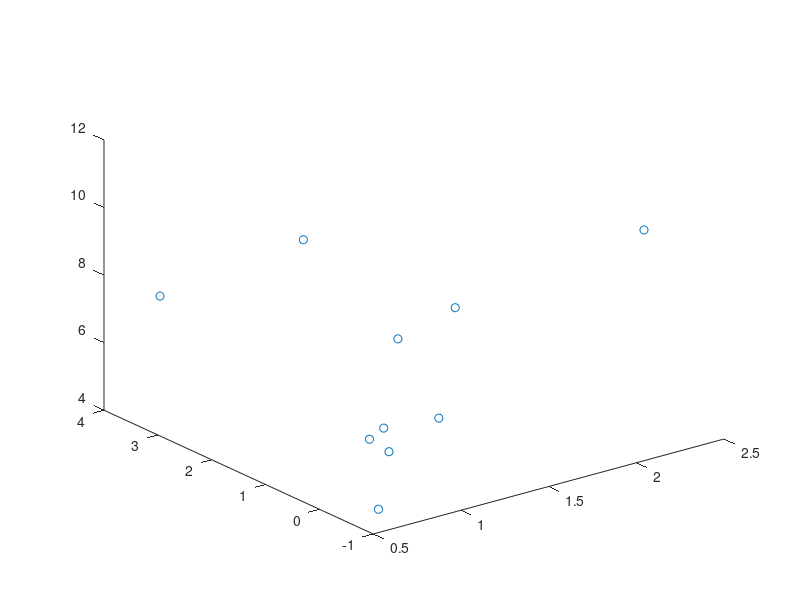
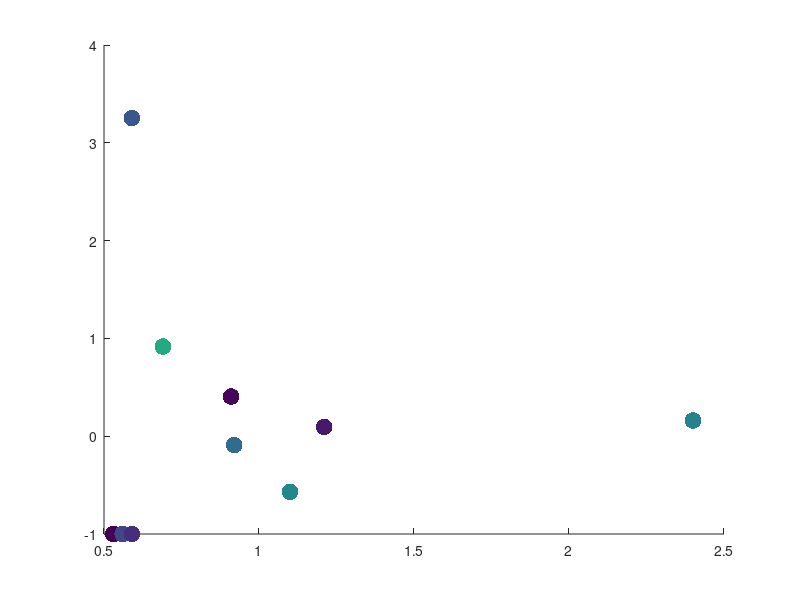

The MATLAB script that drew these images, in order: (Note: this script raises an error after producing the figures.)
clear all;
close all;

% 20P10_Exvivo7, 20P11_Exvivo6, 18P90, 18P93, 20P40, 18P92, 18P94_Exvivo3, 18P95, 17P73, 20P48
width_array = [2.40,      0.91,  1.21,  0.53,  0.56,  0.59,          0.92,  0.59,  1.10,  0.69];
SNR_array =   [9.48,	  5.20,	 5.63,	4.69,  7.05,  6.31,	         8.52,	7.80,  9.54,  11.04];
bias_array = [0.160714286, 0.404761905, 0.094147583, -1, -1, -1, -0.090909091, 3.252873563, -0.568788501, 0.916167665];

invivo_array = [2.60, 1.18, 4.3, 0, 0, 0, 0.7, 3.7, 2.1, 3.2];
gt_array = [2.24	0.84	3.93	1.23	0.56	0.9	0.77	0.87	4.87	1.67];
figure();
p1 = plot3(width_array, bias_array, SNR_array, 'o');

%%
sz = 144;
% figure('Position', [0 100 400 400]);
% p1 = scatter(width_array, SNR_array, sz, bias_array,'filled');

bias_array_v2 = bias_array;
bias_array_v2(bias_array>1) = 1;

% bias_array but to penalize false negative more
bias_array_v3 = bias_array;
bias_array_v3(bias_array == -1) = -5;


figure('Position', [0 100 400 400]);
p1 = scatter(width_array, bias_array, sz, SNR_array, 'filled');
caxis([5 15]);
hold on;
yline([0 0]);

figure('Position', [0 100 400 400]);
p1 = scatter(width_array, abs(bias_array), sz, SNR_array, 'filled');
caxis([5 15]);

%% Inverse proportional fitting
sz = 192;
y = abs(bias_array);
x = width_array;
yfit = @(b,x) b(1)./(x + b(2)) + b(3);  % Objective Function
CF = @(b) sum((y-yfit(b,x)).^2);        % Cost Function
b0 = [1, 0, 0];                      % Initial Parameter Estimates
[B, fv] = fminsearch(CF, b0); 

X = 0.35:0.1:2.5;
figure('Position', [0 100 400 400]);
p1 = scatter(width_array, abs(bias_array), sz, SNR_array, 'filled');
caxis([5 15]);
hold on;
plot(X,yfit(B,X), '--', 'LineWidth', 3);
set(gca, 'YDir','reverse');
ylim([-0.2 3.5]);
Rsq2 = 1 - sum((y - yfit(B,x)).^2)/sum((y - mean(y)).^2) % R^2 0.3290

set(gca, 'Box', 'off', 'TickDir', 'out', 'TickLength', [.02 .02], ...
    'XMinorTick', 'off', 'YMinorTick', 'off', 'YGrid', 'on', ...
    'XColor', [.3 .3 .3], 'YColor', [.3 .3 .3], ...
    'LineWidth', 2)
%% Version 2 
% yfit = @(b,x) b(1)./(x);  % Objective Function
% CF = @(b) sum((y-yfit(b,x)).^2);        % Cost Function
% b0 = [1];                      % Initial Parameter Estimates
% [B, fv] = fminsearch(CF, b0); 
% 
% X = 0.3:0.1:2.5;
% figure('Position', [0 100 400 400]);
% p1 = scatter(width_array, abs(bias_array), sz, SNR_array, 'filled');
% caxis([5 15]);
% hold on;
% plot(X,yfit(B,X));
sz = 192;
y = abs(bias_array);
x = width_array;
yfit = @(b,x) b(1)./(x + b(2)) + b(3);  % Objective Function
CF = @(b) sum((y-yfit(b,x)).^2);        % Cost Function
b0 = [1, 0, 0];                      % Initial Parameter Estimates
[B, fv] = fminsearch(CF, b0); 

X = 0.5:0.1:2.5;
figure('Position', [0 100 400 400]);
p1 = scatter(width_array, abs(bias_array), sz, SNR_array, 'filled');
caxis([5 15]);
hold on;
plot(X,yfit(B,X), '--', 'LineWidth', 3);

Rsq2 = 1 - sum((y - yfit(B,x)).^2)/sum((y - mean(y)).^2) % R^2 0.3290


%% Version 3
sz = 192;
y = abs(bias_array);
x = width_array;
yfit = @(b,x) b(1)./(x + b(2)) + b(3);  % Objective Function
CF = @(b) sum((y-yfit(b,x)).^2);        % Cost Function
b0 = [1, 0, 0];                      % Initial Parameter Estimates
[B, fv] = fminsearch(CF, b0); 

X = 0.4:0.1:2.5;
figure('Position', [0 100 400 400]);
p1 = scatter(width_array, abs(bias_array), sz, 'filled');
caxis([5 15]);
hold on;
plot(X,yfit(B,X), '--k', 'LineWidth', 3);
set(gca, 'YDir','reverse', 'XAxisLocation','top');
ylim([-0.2 4]);
Rsq2 = 1 - sum((y - yfit(B,x)).^2)/sum((y - mean(y)).^2) % R^2 0.3290

set(gca, 'Box', 'off', 'TickDir', 'out', 'TickLength', [.02 .02], ...
    'XMinorTick', 'off', 'YMinorTick', 'off', 'YGrid', 'on', ...
    'XColor', [.3 .3 .3], 'YColor', [.3 .3 .3], ...
    'LineWidth', 2)
%% Clustering into two groups
[idx,C] = kmeans(abs(bias_array'), 3)
[idx,C] = kmeans(abs(cat(1, bias_array, width_array)'), 3)
% Cluster 1
c1 = [1 2 3 7 9];
c2 = [4 5 6 8 10];
mean(abs(bias_array(c1)))
mean(abs(bias_array(c2)))
std(abs(bias_array(c1)))
std(abs(bias_array(c2)))

mean(abs(width_array(c1)))
mean(abs(width_array(c2)))
std(abs(width_array(c1)))
std(abs(width_array(c2)))
%%  20P40 varying resolution
res_mat =    [0.9       1.2     1.6     1.9
              0.9       1.2     1.6     1.9
              0.9       1.2     1.6     1.9
              0.9       1.2     1.6     1.9];

res_mat_voxel = [0.9; 1.2; 1.6; 1.9] * [2 4 6 8];


bias_mat = [-1              -1              -1              -1    
            -1              -0.107142857    -0.642857143    -1
            -1              0.607142857     -0.464285714    -1
            0.071428571     -0.464285714    -1              -1];

SNR_mat = [0.45503212  0.718887262  1.646226415  3.035294118
           0.719665272  1.669172932  3.265957447  3.038834951
           0.928977273  3.467391304  6.419354839  3.358974359
           2.040650407  3.886792453  3.578947368  6.90625];


figure();
% p1 = plot3(res_mat, bias_mat, SNR_mat, 'o');
p1 = plot(res_mat_voxel, bias_mat);
hold on;
yline(0);

figure();
% p1 = plot3(res_mat, bias_mat, SNR_mat, 'o');
p1 = plot(res_mat_voxel, abs(bias_mat));
hold on;
yline(0);

figure();
p1 = plot(res_mat(1,:), abs(bias_mat(1,:)));
hold on;
p2 = plot(res_mat(2,:), abs(bias_mat(2,:)));
p3 = plot(res_mat(3,:), abs(bias_mat(3,:)));
p4 = plot(res_mat(4,:), abs(bias_mat(4,:)));


figure();
imagesc(abs(bias_mat)); colormap(brewermap([],'*RdYlBu'));

sz = 144;
figure();
p1 = scatter(res_mat(1,:), abs(bias_mat(1,:)), sz, SNR_mat(1,:), 'filled');
hold on;
p2 = scatter(res_mat(2,:), abs(bias_mat(2,:)), sz, SNR_mat(2,:), 'filled');
p3 = scatter(res_mat(3,:), abs(bias_mat(3,:)), sz, SNR_mat(3,:), 'filled');
p4 = scatter(res_mat(4,:), abs(bias_mat(4,:)), sz, SNR_mat(4,:), 'filled');
colormap(brewermap([],'*RdYlBu'));
caxis([2 6])













%% Bland-Altman (width vs bias)
addpath('../function/BlandAltman/');
territories = {'Invivo'};
nterritories = length(territories);

% Patient states during measurement
states = {'Volume (%)'};
nstates = length(states);

data1 = cat(3,invivo_array');
data2 = cat(3, gt_array');

% BA plot paramters
tit = 'Invivo-Exvivo Comparison'; % figure title
gnames = {territories, states}; % names of groups in data {dimension 1 and 2}
label = {'Invivo','Ground Truth','%'}; % Names of data sets
corrinfo = {'n','SSE','r2','eq'}; % stats to display of correlation scatter plot
BAinfo = {'RPC(%)','ks'}; % stats to display on Bland-ALtman plot
limits = 'auto'; % how to set the axes limits
if 1 % colors for the data sets may be set as:
	colors = 'br';      % character codes
else
	colors = [0 0 1;... % or RGB triplets
		      1 0 0];
end

% Generate figure with symbols
[cr, fig, statsStruct] = BlandAltman(data1, data2, label, tit, gnames, 'corrInfo', corrinfo, 'baInfo', BAinfo, 'axesLimits', limits, 'colors', colors, 'showFitCI', 'on');
